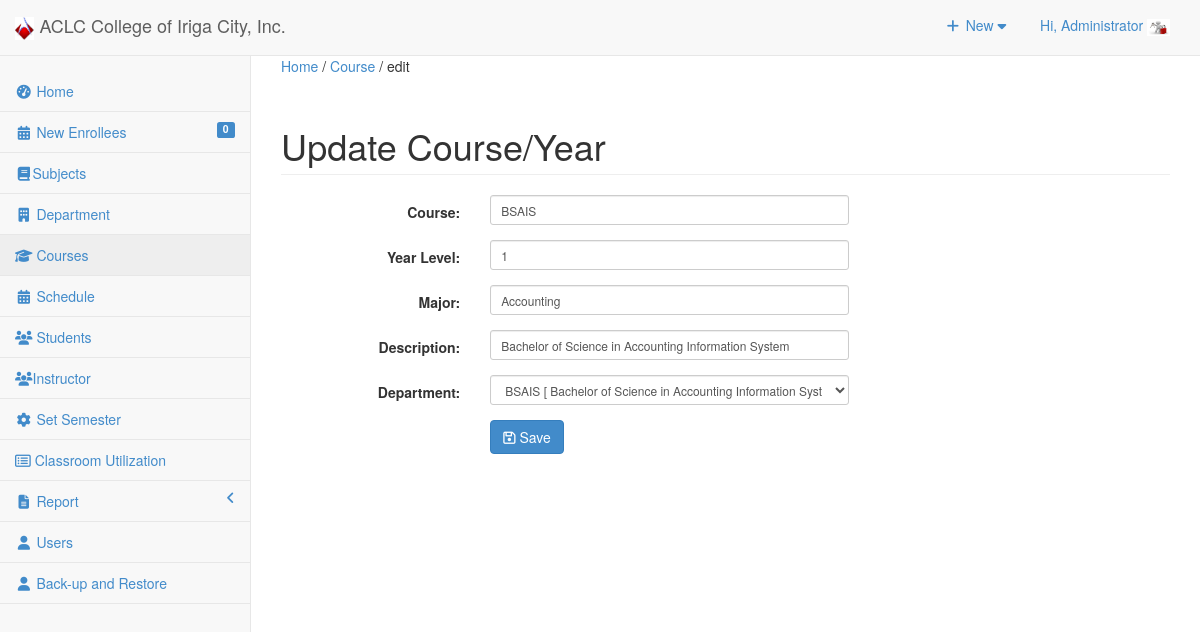
/admin/course/index.php?view=edit&id=30 (signed in), run on the app's committed database.
### tables this page shows
CREATE TABLE `useraccounts` (
  `ACCOUNT_ID` int(11) NOT NULL,
  `ACCOUNT_NAME` varchar(255) NOT NULL,
  `ACCOUNT_USERNAME` varchar(255) NOT NULL,
  `ACCOUNT_PASSWORD` text NOT NULL,
  `ACCOUNT_TYPE` varchar(30) NOT NULL,
  `EMPID` int(11) NOT NULL,
  `USERIMAGE` varchar(255) NOT NULL
);

CREATE TABLE `course` (
  `COURSE_ID` int(11) NOT NULL,
  `COURSE_NAME` varchar(30) NOT NULL,
  `COURSE_LEVEL` varchar(50) NOT NULL DEFAULT '1',
  `COURSE_MAJOR` varchar(30) NOT NULL DEFAULT 'None',
  `COURSE_DESC` varchar(255) NOT NULL,
  `DEPT_ID` int(11) NOT NULL,
  `SETSEMESTER` varchar(90) NOT NULL
);

### admin/course/index.php (called while the page is built, shortened)
<?php
require_once("../../include/initialize.php");
$view = (isset($_GET['view']) && $_GET['view'] != '') ? $_GET['view'] : '';
 $title="Course";
 $header=$view;
require_once ("../theme/templates.php");
?>

### include/database.php (called while the page is built, shortened)
<?php
class Database {
	var $sql_string = '';
	public $conn;
	public function open_connection() {
		$this->conn = mysqli_connect(server,user,pass);
		if(!$this->conn){
			echo "Problem in database connection! Contact administrator!";
			exit();
		}else{
			$db_select = mysqli_select_db($this->conn,database_name);
		}
	}
	function setQuery($sql='') {
		$this->sql_string=$sql;
	}
	function executeQuery() {
		$result = mysqli_query($this->conn,$this->sql_string);
		return $result;
	}
	private function confirm_query($result) {
		return $result;
	}
	function loadResultList( $key='' ) {
		$cur = $this->executeQuery();
		$array = array();
		while ($row = mysqli_fetch_object($cur)) {
			if ($key) {
				$array[$row->$key] = $row;
			} else {
				$array[] = $row;
			}
		}
		return $array;
	}
	function loadSingleResult() {
		$cur = $this->executeQuery();
		while ($row = mysqli_fetch_object($cur)) {
		return $data = $row;
		}
	}
}
$mydb = new Database();
?>

### include/accounts.php (called while the page is built, shortened)
<?php
require_once(LIB_PATH.DS.'database.php');
class User {
	protected static  $tblname = "useraccounts";
	function single_user($id=""){
			global $mydb;
			$mydb->setQuery("SELECT * FROM ".self::$tblname."
				Where ACCOUNT_ID= '{$id}' LIMIT 1");
			$cur = $mydb->loadSingleResult();
			return $cur;
	}
}
?>

### include/courses.php (called while the page is built, shortened)
<?php
require_once(LIB_PATH.DS.'database.php');
class Course {
	protected static  $tblname = "course";
	function single_course($id=""){
			global $mydb;
			$mydb->setQuery("SELECT * FROM ".self::$tblname."
				Where COURSE_ID= '{$id}' LIMIT 1");
			$cur = $mydb->loadSingleResult();
			return $cur;
	}
}
?>

### admin/course/edit.php (the view, shortened to what this page needs)
<?php
  @$COURSE_ID = $_GET['id'];
  $course = New Course();
  $singlecourse = $course->single_course($COURSE_ID);
?>
 <form class="form-horizontal span6" action="controller.php?action=edit" method="POST">
           <div class="row">
         <div class="col-lg-12">
            <h1 class="page-header">Update Course/Year</h1>
          </div>
       </div>
                    <div class="form-group">
                    <div class="col-md-8">
                      <label class="col-md-4 control-label" for=
                      "COURSE_NAME">Course:</label>
                      <div class="col-md-8">
                         <input class="form-control input-sm" id="COURSE_NAME" name="COURSE_NAME" placeholder=
                            "Course" type="text" value="<?php echo $singlecourse->COURSE_NAME; ?>">
                      </div>
                    </div>
                  </div>
                  <div class="form-group">
                    <div class="col-md-8">
                      <label class="col-md-4 control-label" for=
                      "COURSE_LEVEL">Year Level:</label>
                      <div class="col-md-8">
                         <input class="form-control input-sm" id="COURSE_LEVEL" name="COURSE_LEVEL" placeholder=
                            "Course Level" type="text" value="<?php echo $singlecourse->COURSE_LEVEL; ?>">
                      </div>
                    </div>
                  </div>
                  <div class="form-group">
                    <div class="col-md-8">
                      <label class="col-md-4 control-label" for=
                      "COURSE_MAJOR">Major:</label>
                      <div class="col-md-8">
                         <input class="form-control input-sm" id="COURSE_MAJOR" name="COURSE_MAJOR" placeholder=
                            "Major" type="text" value="<?php echo $singlecourse->COURSE_MAJOR; ?>" required>
                      </div>
                    </div>
                  </div>
                  <div class="form-group">
                    <div class="col-md-8">
                      <label class="col-md-4 control-label" for=
                      "COURSE_DESC">Description:</label>
                      <div class="col-md-8">
                         <input class="form-control input-sm" id="COURSE_DESC" name="COURSE_DESC" placeholder=
                            "Course Description" type="text" value="<?php echo $singlecourse->COURSE_DESC; ?>" required>
                      </div>
                    </div>
                  </div>
                 <div class="form-group">
                    <div class="col-md-8">
                      <label class="col-md-4 control-label" for=
                      "DEPT_ID">Department:</label>
                      <div class="col-md-8">
                       <select class="form-control input-sm" name="DEPT_ID" id="DEPT_ID">
                          <?php
                            $mydb->setQuery("SELECT * FROM `department` WHERE DEPT_ID=". $singlecourse->DEPT_ID);
                            $cur = $mydb->loadResultList();
                            foreach ($cur as $result) {
                              echo '<option value='.$result->DEPT_ID.' >'.$result->DEPARTMENT_NAME.' [ '.$result->DEPARTMENT_DESC .' ]</option>';
                            }
                          ?>
                        </select>
                      </div>
                    </div>
                  </div>
             <div class="form-group">
                    <div class="col-md-8">
                      <label class="col-md-4 control-label" for=
                      "idno"></label>
                      <div class="col-md-8">
                         <button class="btn btn-primary " name="save" type="submit" ><span class="fa fa-save fw-fa"></span> Save</button>
                        </div>
                    </div>
                  </div>
             <div class="form-group">
                <div class="rows">
                  <div class="col-md-6">
                    <label class="col-md-6 control-label" for=
                    "otherperson"></label>
                    <div class="col-md-6">
                    </div>
                  </div>
                  <div class="col-md-6" align="right">
                   </div>
              </div>
              </div>
        </form>
        </div>

### admin/theme/templates.php (shortened to what this page needs)
<!DOCTYPE html>
<html lang="en">
<head>
<link href="<?php echo web_root; ?>admin/css/bootstrap.min.css" rel="stylesheet">
<link href="<?php echo web_root; ?>admin/css/metisMenu.min.css" rel="stylesheet">
<link href="<?php echo web_root; ?>admin/css/timeline.css" rel="stylesheet">
<link href="<?php echo web_root; ?>admin/css/sb-admin-2.css" rel="stylesheet">
<link href="<?php echo web_root; ?>admin/css/morris.css" rel="stylesheet">
<link href="<?php echo web_root; ?>admin/font/css/font-awesome.min.css" rel="stylesheet" type="text/css">
<link href="<?php echo web_root; ?>admin/font/font-awesome.min.css" rel="stylesheet" type="text/css">
<link href="<?php echo web_root; ?>admin/css/dataTables.bootstrap.css" rel="stylesheet">
<link href="<?php echo web_root; ?>css/bootstrap-datetimepicker.min.css" rel="stylesheet" media="screen">
<link href="<?php echo web_root; ?>css/datepicker.css" rel="stylesheet" media="screen">
<link href="<?php echo web_root; ?>admin/css/costum.css" rel="stylesheet">
<link href="<?php echo web_root; ?>css/ekko-lightbox.css" rel="stylesheet">
</head>
<?php
  $sql = "SELECT count(*) as 'enrollees' FROM tblstudent WHERE NewEnrollees=1";
  $mydb->setQuery($sql);
  $enrollees = $mydb->loadSingleResult();
  ?>
<body >
   <div id="wrapper">
        <nav class="navbar navbar-default navbar-static-top  " role="navigation" style="margin-bottom: 0">
            <div class="navbar-header">
                <a class="navbar-brand"  href="<?php echo web_root; ?>admin/index.php" >
                <img src="<?php echo web_root; ?>img/aclciriga.jpg" height="23">
                ACLC College of Iriga City, Inc.</a>
            </div>
            <ul class="nav navbar-top-links navbar-right">
                 <li class="dropdown">
                    <a class="dropdown-toggle" data-toggle="dropdown" href="#">
                        <i class="fa fa-plus fa-fw"></i> New  <i class="fa fa-caret-down"></i>
                    </a>
                </li>
<?php
 $user = New User();
$singleuser = $user->single_user($_SESSION['ACCOUNT_ID']);
?>
                <li class="dropdown">
                    <a class="dropdown-toggle" data-toggle="dropdown" href="#">
                        Hi, <?php echo $_SESSION['ACCOUNT_NAME']; ?> <img title="profile image" width="23px" height="17px" src="<?php echo web_root.'admin/user/'.$singleuser ->USERIMAGE ?>">
                    </a>
                </li>
            </ul>
            <br/>
            <div class="navbar-default sidebar" role="navigation">
                <div class="sidebar-nav navbar-collapse">
                    <ul class="nav" id="side-menu">
                        <li>
                            <a href="<?php echo web_root; ?>admin/index.php"><i class="fa fa-dashboard fa-fw"></i> Home</a>
                        </li>
                         <li>
                             <a href="<?php echo web_root; ?>admin/enrollees/index.php" ><i class="fa fa-calendar fa-fw"></i>  New Enrollees
                             <label class="label pull-right label-primary"><?php echo isset($enrollees->enrollees) ? $enrollees->enrollees : 0; ?></label> </a>
                        </li>
                        <li>
                             <a href="<?php echo web_root; ?>admin/subject/index.php"><i class="fa fa-book fa-fw"></i>Subjects </a>
                        </li>
                        <li>
                             <a href="<?php echo web_root; ?>admin/department/index.php" ><i class="fa  fa-building fa-fw"></i>  Department</a>
                  </li>
                         <li>
                             <a href="<?php echo web_root; ?>admin/course/index.php" ><i class="fa  fa-graduation-cap fa-fw"></i>  Courses </a>
                        </li>
                        <li>
                             <a href="<?php echo web_root; ?>admin/schedule/index.php" ><i class="fa fa-calendar fa-fw"></i>  Schedule </a>
                        </li>
                        <li>
                             <a href="<?php echo web_root; ?>admin/student/index.php" ><i class="fa fa-group fa-fw"></i>  Students </a>
                        </li>
                        <li>
                             <a href="<?php echo web_root; ?>admin/instructor/index.php" ><i class="fa fa-group fa-fw"></i>Instructor </a>
                        </li>
                        <li>
                             <a href="<?php echo web_root; ?>admin/maintenance/index.php" ><i class="fa fa-gear fa-fw"></i>  Set Semester </a>
                        </li>
                           <li>
                                    <a href="<?php echo web_root; ?>admin/classroom/index.php?view=list">
                                    <i class="fa fa-list-alt" ></i>   Classroom Utilization</a>
                           </li>
                           <li>
                            <a href="#"><i class="fa  fa-file-text fa-fw"></i> Report <span class="fa arrow"></span></a>
                        </li>
                        <?php if ($_SESSION['ACCOUNT_TYPE']=='Administrator') {
                        ?>
                          <li>
                            <a href="<?php echo web_root; ?>admin/user/index.php" ><i class="fa fa-user fa-fw"></i> Users </a>
                        </li>
                        <li>
                            <a href="<?php echo web_root; ?>admin/back-up/index.php" ><i class="fa fa-user fa-fw"></i> Back-up and Restore </a>
                        </li>
                 <?php }  ?>
                    </ul>
                </div>
            </div>
        </nav>
  <div id="page-wrapper">
            <div class="row" >
                <div class="col-lg-12">
                    <p>
                    <?php
                    if ($title<>'Home'){
                       echo   ' <a href="'. web_root.'admin/index.php" title="Home" >Home</a>  /
                        <a href="index.php" title="'. $title.'" >'. $title.'</a>
                        '.(isset($header) ? ' / '. $header : '') .'</p>'  ;
                    } ?>
                  <?php require_once $content; ?>
                </div>
            </div>
        </div>
</body>
</html>

### admin/css/sb-admin-2.css (style rules this page uses)
body { background-color: #f8f8f8; }
#wrapper { width: 100%; }
#page-wrapper { padding: 0 15px; min-height: 568px; background-color: #fff; }
@media (min-width:768px) { #page-wrapper { position: inherit; margin: 0 0 0 250px; padding: 0 30px; border-left: 1px solid #e7e7e7; } }
.navbar-top-links { margin-right: 0; }
.navbar-top-links li { display: inline-block; }
.navbar-top-links li:last-child { margin-right: 15px; }
.navbar-top-links li a { padding: 15px; min-height: 50px; }
.sidebar .sidebar-nav.navbar-collapse { padding-right: 0; padding-left: 0; }
.sidebar ul li { border-bottom: 1px solid #e7e7e7; }
.sidebar ul li a.active { background-color: #eee; }
.sidebar .arrow { float: right; }
.sidebar .fa.arrow:before { content: "\f104"; }
@media (min-width:768px) { .sidebar { z-index: 1; position: absolute; width: 250px; margin-top: 51px; } }

### data on the page
useraccounts: USERIMAGE (picture)
course: COURSE_NAME "BSAIS", COURSE_LEVEL "1", COURSE_MAJOR "Accounting", COURSE_DESC "Bachelor of Science in Accounting Information System"

### other printed values
$_SESSION['ACCOUNT_NAME'] "Administrator"
$enrollees->enrollees "0"
$title "Course"
$header "edit"
form field DEPT_ID "BSAIS [ Bachelor of Science in Accounting Information Syst ]"
